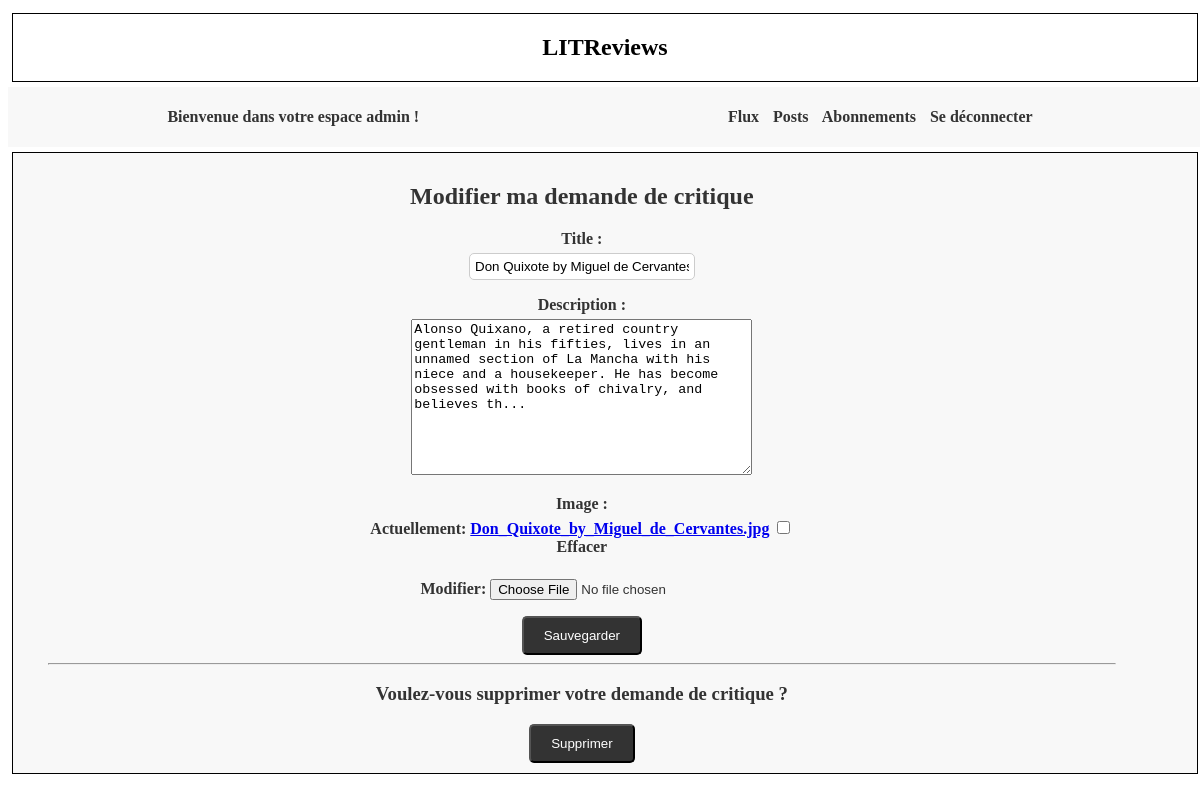
Screenshot of /3/editticket/ (signed in) with the database file from the repository.
### authentication/models.py (models this page shows, shortened)
class User(AbstractUser):
    AUTHOR = "AUTHOR"
    FOLLOWER = "FOLLOWER"
    ROLE_CHOICES = (
        (AUTHOR, "Auteur"),
        (FOLLOWER, "Abonné"),
    )
    profile_photo = models.ImageField(verbose_name="Image de profil")
    role = models.CharField(max_length=30,
                            choices=ROLE_CHOICES, verbose_name="Rôle")

### flux/models.py (models this page shows, shortened)
class Ticket(models.Model):
    IMAGE_MAX_SIZE = (250, 250)
    title = models.CharField(max_length=128)
    description = models.TextField(max_length=2048, blank=True)
    user = models.ForeignKey(to=settings.AUTH_USER_MODEL, on_delete=models.CASCADE)
    image = models.ImageField(null=True, blank=True)
    time_created = models.DateTimeField(auto_now_add=True)
    is_reviewed = models.BooleanField(default=False)
    objects = models.Manager()  # Ajout du gestionnaire d'objets par défaut

### flux/views.py (the view, shortened to what this page needs)
# urls.py: path("<int:ticket_id>/editticket/", edit_ticket, name="edit_ticket"),
@login_required
def edit_ticket(request, ticket_id):
    ticket = get_object_or_404(Ticket, id=ticket_id)
    edit_form = TicketForm(instance=ticket)
    delete_form = DeleteTicketForm()
    context = {
        "edit_form": edit_form,
        "delete_form": delete_form,
    }
    return render(request, "flux/edit_ticket.html",
                  context=context)

### flux/forms.py
class TicketForm(forms.ModelForm):
    class Meta:
        model = Ticket
        fields = ["title", "description", "image"]

class DeleteTicketForm(forms.Form):
    delete_ticket = forms.BooleanField(widget=forms.HiddenInput, initial=True)

### flux/templates/flux/edit_ticket.html (shortened to what this page needs)
{% extends 'base.html' %}
{% load static %}
{% block content %}
    <link rel="stylesheet" href="{% static 'style.css' %}">
    <div class="content">
        <h2>Modifier ma demande de critique</h2>
        <form method="post" enctype="multipart/form-data">
            <div class="form-group">
                {{ edit_form.as_p }}
            </div>
            <button class="button" type="submit">Sauvegarder</button>
        </form>
        <hr>
        <h3>Voulez-vous supprimer votre demande de critique ?</h3>
        <form method="post" enctype="multipart/form-data">
            <button class="button" type="submit">Supprimer</button>
        </form>
    </div>
{% endblock content %}

### litreviews/templates/base.html (shortened to what this page needs)
{% load static %}
<!DOCTYPE html>
<html lang="fr">
<head>
    <link rel="stylesheet" href="{% static 'style.css' %}">
</head>
<body>
    <section>
    <div class="border">
        <h1>LITReviews</h1>
    </div>
    </section>
    {%  if user.is_authenticated %}
    <nav class="header">
        <p>Bienvenue dans votre espace {{ request.user }} !</p>
        <p>
            <a href="{% url 'flux' %}">Flux</a>
            <a href="{% url 'posts' %}">Posts</a>
            <a href="{% url 'follow_users' %}">Abonnements</a>
            <a href="{% url 'logout' %}">Se déconnecter</a>
        </p>
    </nav>
    {% endif %}
    <section>
    <div class="border header">
        <div class="content">
        {% block content %}{% endblock content %}
        </div>
    </div>
    </section>
</body>
</html>

### litreviews/static/style.css (style rules this page uses)
body { box-sizing: border-box; background-color: white; color: black; }
section { display: flex; flex-direction: column; align-items: center; justify-content: center; box-sizing: content-box; width: 100%; padding: 5px; text-align: center; }
nav { display: flex; justify-content: flex-end; width: 100%; padding: 5px; text-align: justify; background-color: #f8f8f8; color: #333; font-weight: bold; }
nav a { margin-right: 10px; color: #333; text-decoration: none; }
div { align-items: left; justify-content: left; }
.border { border: solid 1px #000000; background-color: #ffffff; width: 100%; }
.header { display: flex; justify-content: space-around; background-color: #f8f8f8; color: #333; font-weight: bold; }
.content { width: 95%; padding: 5px; }
.button { display: inline-block; padding: 10px 20px; background-color: #333; color: #fff; text-decoration: none; border-radius: 5px; transition: background-color 0.3s ease; }
.form-group { margin-bottom: 10px; }
.form-group label { display: block; font-weight: bold; margin-bottom: 5px; }
.form-group input[type="text"], .form-group input[type="password"] { padding: 5px; width: 20%; margin: 0 auto; border: 1px solid #ccc; border-radius: 5px; }

### rows the page displays
User: user "admin"
Ticket: title "Don Quixote by Miguel de Cervantes", description "Alonso Quixano, a retired country gentleman in his fifties, lives in an unnamed section of La Mancha with his niece and a housekeeper. He has become obsessed with books of chivalry, and believes th..."
